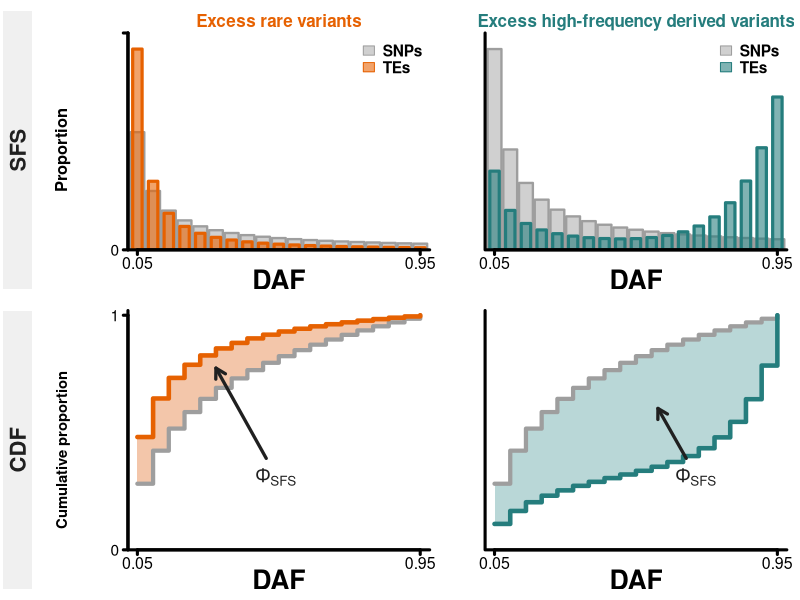
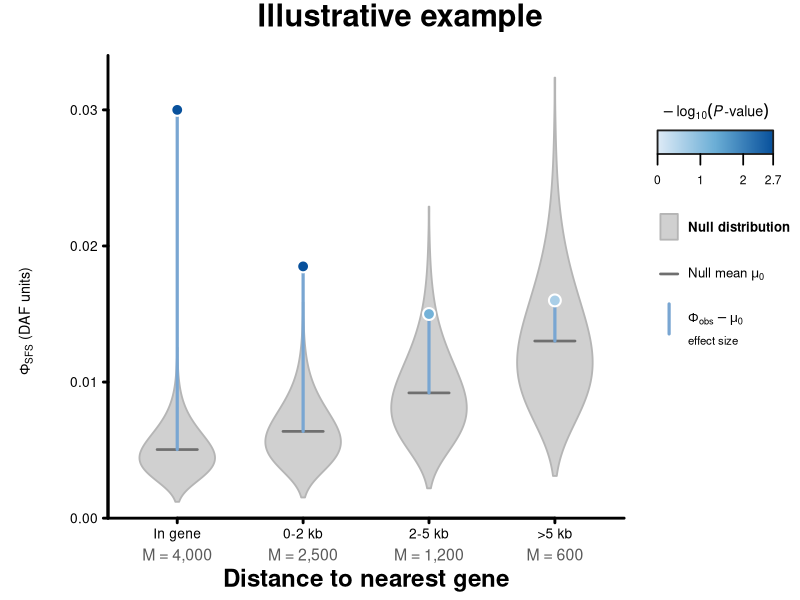
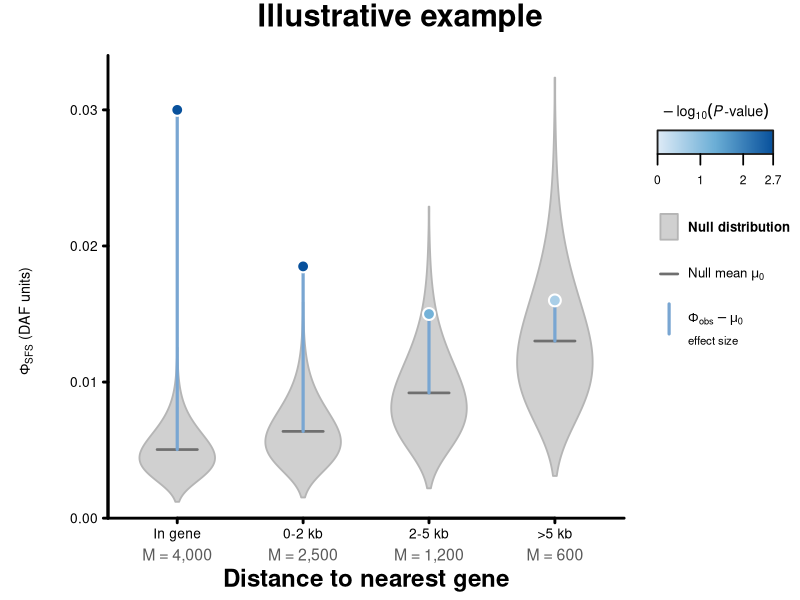

These charts were generated, in order, by the following R code:
#!/usr/bin/env Rscript

# Deterministic versions of the two Phi-SFS explanatory figures (PDF, and PNG
# for the null figure).
# Run from the repository root with:
#   module load R/4.4.2
#   Rscript figures/make_phi_sfs_figures.R

orange <- "#E66101"
orange_fill <- "#F3C6AA"
teal <- "#257D7D"
teal_fill <- "#B9D7D7"
neutral <- "#9E9E9E"
neutral_fill <- "#D0D0D0"
ink <- "#202020"

normalize <- function(x) x / sum(x)

step_coordinates <- function(x, y) {
    list(
        x = c(x[1], rep(x[-1], each = 2)),
        y = c(y[1], as.vector(rbind(y[-length(y)], y[-1])))
    )
}

draw_sfs <- function(x, neutral_sfs, te_sfs, color, title, show_y = FALSE) {
    ymax <- max(c(neutral_sfs, te_sfs)) * 1.08
    plot(NA, xlim = c(0.02, 0.98), ylim = c(0, ymax), axes = FALSE,
         xlab = "", ylab = "", xaxs = "i", yaxs = "i")

    # The wider neutral bars remain a single uniform gray. Narrower opaque TE
    # bars are drawn in front, avoiding transparency-induced color changes.
    rect(x - 0.022, 0, x + 0.022, neutral_sfs,
         col = neutral_fill, border = neutral, lwd = 2.3)
    rect(x - 0.015, 0, x + 0.015, te_sfs,
         col = adjustcolor(color, alpha.f = 0.58), border = color, lwd = 3.1)

    axis(1, at = c(0.05, 0.95), labels = c("0.05", "0.95"),
         lwd = 3.0, lwd.ticks = 3.0, cex.axis = 1.45)
    if (show_y) {
        axis(2, at = c(0, ymax), labels = c("0", ""),
             lwd = 3.0, lwd.ticks = 3.0, cex.axis = 1.4)
    }
    box(bty = "l", lwd = 3.0)
    mtext("DAF", side = 1, line = 2.2, cex = 1.6, font = 2)
    title(main = title, col.main = color, cex.main = 1.55, font.main = 2,
          line = 0.45)
    legend("topright", legend = c("SNPs", "TEs"),
           fill = c(neutral_fill, adjustcolor(color, alpha.f = 0.58)),
           border = c(neutral, color), bty = "n", cex = 1.4,
           text.font = 2, x.intersp = 0.6, y.intersp = 0.9)
}

draw_sidebar <- function(label) {
    plot.new()
    plot.window(xlim = c(0, 1), ylim = c(0, 1))
    rect(0.06, 0, 0.94, 1, col = "#F0F0F0", border = NA)
    text(0.5, 0.5, label, srt = 90, cex = 2.0, font = 2, col = ink)
}

draw_cdf <- function(x, neutral_sfs, te_sfs, color, fill,
                     show_y = FALSE, annotation_x = 0.48,
                     annotation_y = 0.34, arrow_x = 0.34) {
    neutral_cdf <- cumsum(neutral_sfs)
    te_cdf <- cumsum(te_sfs)
    neutral_step <- step_coordinates(x, neutral_cdf)
    te_step <- step_coordinates(x, te_cdf)

    plot(NA, xlim = c(0.02, 0.98), ylim = c(0, 1.02), axes = FALSE,
         xlab = "", ylab = "", xaxs = "i", yaxs = "i")
    polygon(c(neutral_step$x, rev(te_step$x)),
            c(neutral_step$y, rev(te_step$y)),
            col = fill, border = NA)
    lines(neutral_step$x, neutral_step$y, col = neutral, lwd = 4.1)
    lines(te_step$x, te_step$y, col = color, lwd = 4.4)

    axis(1, at = c(0.05, 0.95), labels = c("0.05", "0.95"),
         lwd = 3.0, lwd.ticks = 3.0, cex.axis = 1.45)
    if (show_y) {
        axis(2, at = c(0, 1), labels = c("0", "1"),
             lwd = 3.0, lwd.ticks = 3.0, cex.axis = 1.4)
    }
    box(bty = "l", lwd = 3.0)
    mtext("DAF", side = 1, line = 2.2, cex = 1.6, font = 2)

    target_bin <- max(which(x <= arrow_x))
    target_y <- (te_cdf[target_bin] + neutral_cdf[target_bin]) / 2
    text(annotation_x, annotation_y, expression(Phi[SFS]),
         cex = 1.75, font = 2, col = ink)
    arrows(annotation_x - 0.03, annotation_y + 0.08,
           arrow_x, target_y, length = 0.11, lwd = 3.2, col = ink)
}

draw_vertical_label <- function(label, cex = 1.5) {
    plot.new()
    plot.window(xlim = c(0, 1), ylim = c(0, 1))
    text(0.55, 0.5, label, srt = 90, cex = cex, font = 2, xpd = NA)
}

make_definition_figure <- function(path) {
    bins <- 1:19
    x <- bins / 20
    neutral_sfs <- normalize(1 / bins)
    rare_sfs <- normalize(1 / bins^1.55)
    high_sfs <- normalize(0.55 / bins + 0.055 * exp(0.42 * (bins - 12)))

    pdf(path, width = 11.2, height = 8.6, family = "Helvetica",
        useDingbats = FALSE)
    layout(matrix(1:8, nrow = 2, byrow = TRUE),
           heights = c(1, 1), widths = c(0.10, 0.14, 1, 1))

    par(mar = rep(0, 4))
    draw_sidebar("SFS")
    par(mar = rep(0, 4))
    draw_vertical_label("Proportion")

    par(mar = c(3.8, 3.2, 2.5, 1.0), mgp = c(2.1, 0.65, 0),
        tcl = -0.35, las = 1)

    draw_sfs(x, neutral_sfs, rare_sfs, orange,
             "Excess rare variants", show_y = TRUE)
    draw_sfs(x, neutral_sfs, high_sfs, teal,
             "Excess high-frequency derived variants", show_y = FALSE)

    par(mar = rep(0, 4))
    draw_sidebar("CDF")
    par(mar = rep(0, 4))
    draw_vertical_label("Cumulative proportion", cex = 1.35)

    par(mar = c(3.8, 3.2, 0.8, 1.0), mgp = c(2.1, 0.65, 0),
        tcl = -0.35, las = 1)
    draw_cdf(x, neutral_sfs, rare_sfs, orange, orange_fill,
             show_y = TRUE, annotation_x = 0.49,
             annotation_y = 0.31, arrow_x = 0.30)
    draw_cdf(x, neutral_sfs, high_sfs, teal, teal_fill,
             show_y = FALSE, annotation_x = 0.69,
             annotation_y = 0.31, arrow_x = 0.57)
    dev.off()
}

# Null figure: Phi-SFS on its own scale, one category per column. The gray
# violin is the category's null distribution of Phi_i^0 (two neutral SNP sets of
# the same size M), so its height is the finite-sample floor, which shrinks as
# M grows. The point is Phi_obs, colored by its add-one P-value; the segment
# from the null mean mu_0 to Phi_obs is the effect size, Phi_obs - mu_0.
# Values are synthetic. Null means and SDs scale as 1/sqrt(M), anchored to the
# in-gene production null (mean 0.0050, SD 0.0018 at M = 4,067).
draw_violin <- function(values, center, width = 0.30) {
    d <- density(values, from = min(values), to = max(values), n = 512,
                 cut = 0, bw = "nrd0")
    half_width <- width * d$y / max(d$y)
    polygon(c(center - half_width, rev(center + half_width)),
            c(d$x, rev(d$x)), col = "#D0D0D0", border = "#B5B5B5",
            lwd = 1.8)
}

draw_null_figure <- function() {
    categories <- c("In gene", "0-2 kb", "2-5 kb", ">5 kb")
    site_count <- c(4000, 2500, 1200, 600)
    observed <- c(0.0300, 0.0185, 0.0150, 0.0160)
    null_count <- 500
    u <- ((1:null_count) - 0.5) / null_count
    shape <- (0.0050 / 0.0018)^2
    nulls <- lapply(site_count, function(m) {
        mu <- 0.0050 * sqrt(4067 / m)
        qgamma(u, shape = shape, rate = shape / mu)
    })
    p_values <- mapply(function(null, obs) (1 + sum(null >= obs)) / (length(null) + 1),
                       nulls, observed)
    p_cap <- log10(null_count + 1)
    minus_log10_p <- pmin(-log10(p_values), p_cap)
    blue <- colorRampPalette(c("#DEEBF7", "#6BAED6", "#08519C"))(301)
    point_colors <- blue[1 + round(minus_log10_p / p_cap * 300)]
    ylim <- c(0, 0.034)

    layout(matrix(c(1, 2, 3), nrow = 1), widths = c(0.38, 4.7, 1.35))
    par(oma = c(0, 0, 3.2, 0))
    par(mar = rep(0, 4))
    draw_vertical_label(expression(paste(Phi[SFS], " (DAF units)")), cex = 1.3)

    par(mar = c(6.2, 4.6, 1.0, 0.6), mgp = c(3.2, 0.75, 0),
        tcl = -0.35, las = 1)
    plot(NA, xlim = c(0.45, 4.55), ylim = ylim, axes = FALSE,
         xlab = "", ylab = "", xaxs = "i", yaxs = "i")
    for (i in seq_along(nulls)) {
        draw_violin(nulls[[i]], i)
        mu <- mean(nulls[[i]])
        segments(i - 0.16, mu, i + 0.16, mu, col = "#6F6F6F", lwd = 2.6)
        segments(i, mu, i, observed[i], col = "#79A6D2", lwd = 3.1)
    }
    points(1:4, observed, pch = 21, bg = point_colors,
           col = "white", lwd = 2.0, cex = 2.4)
    axis(1, at = 1:4, labels = categories, lwd = 2.8,
         lwd.ticks = 2.8, cex.axis = 1.25)
    mtext(paste0("M = ", formatC(site_count, format = "d", big.mark = ",")), side = 1,
          at = 1:4, line = 2.4, cex = 0.95, col = "#5A5A5A")
    axis(2, at = seq(0, 0.03, by = 0.01), lwd = 2.8,
         lwd.ticks = 2.8, cex.axis = 1.25)
    box(bty = "l", lwd = 2.8)
    mtext("Distance to nearest gene", side = 1, line = 4.4,
          cex = 1.45, font = 2)

    par(mar = c(6.2, 0.4, 1.0, 0.5))
    plot.new()
    plot.window(xlim = c(0, 1), ylim = c(0, 1))
    text(0.5, 0.91, expression(-log[10](italic(P)*"-value")),
         cex = 1.3, font = 2)
    edges <- seq(0.10, 0.90, length.out = length(blue) + 1)
    rect(edges[-length(edges)], 0.81, edges[-1], 0.865,
         col = blue, border = NA)
    rect(0.10, 0.81, 0.90, 0.865, border = ink, lwd = 1.8)
    tick_value <- c(0, 1, 2, p_cap)
    tick_x <- 0.10 + tick_value / p_cap * 0.80
    segments(tick_x, 0.785, tick_x, 0.81, lwd = 1.7)
    text(tick_x, 0.75, labels = c("0", "1", "2", "2.7"), cex = 1.1)
    rect(0.12, 0.61, 0.24, 0.67, col = "#D0D0D0",
         border = "#B5B5B5", lwd = 1.8)
    text(0.31, 0.64, "Null distribution", adj = 0, cex = 1.2, font = 2)
    segments(0.12, 0.53, 0.24, 0.53, col = "#6F6F6F", lwd = 2.6)
    text(0.31, 0.53, expression(paste("Null mean ", mu[0])), adj = 0,
         cex = 1.2, font = 2)
    segments(0.18, 0.39, 0.18, 0.46, col = "#79A6D2", lwd = 3.1)
    text(0.31, 0.425, expression(Phi[obs] - mu[0]), adj = 0,
         cex = 1.2, font = 2)
    text(0.31, 0.375, "effect size", adj = 0, cex = 1.05)

    mtext("Illustrative example", side = 3, line = 1.0,
          outer = TRUE, cex = 1.85, font = 2)
    invisible(p_values)
}

make_null_figure <- function(stem) {
    pdf(paste0(stem, ".pdf"), width = 10.2, height = 7.2,
        family = "Helvetica", useDingbats = FALSE)
    p_values <- draw_null_figure()
    dev.off()
    png(paste0(stem, ".png"), width = 10.2, height = 7.2, units = "in",
        res = 180, family = "Helvetica")
    draw_null_figure()
    dev.off()
    p_values
}

make_definition_figure("figures/phi_sfs_definition_schematic.pdf")
print(make_null_figure("figures/phi_sfs_null_example"))
